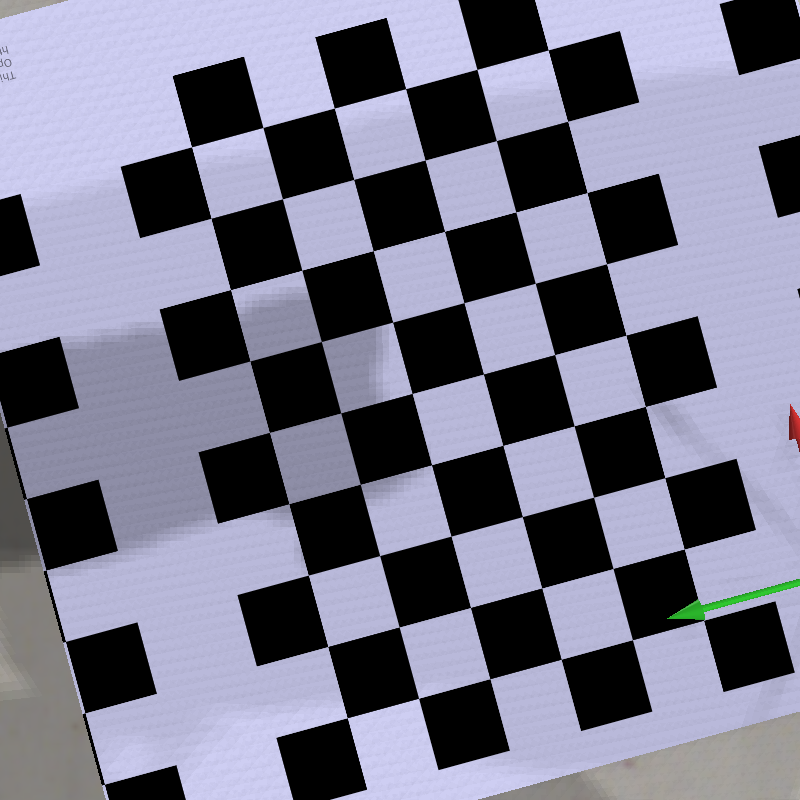
#> input picture demos/calibration/captures/calib_pattern0.png, 800 x 800 px; its folder holds only this picture in this run
$ python camera_calibration.py
#> lines starting #> are read from the running program, lines starting #| are printed output that depends on the picture; after the words box and inside, x2 and y2 are one past the last pixel; in counts of white or black regions, pixels touching at a corner belong together
#!/usr/bin/env python
# encoding: utf-8
"""
// Example program using OpenCV library
//      python >3.7 - OpenCV 4.5
// @file	e8.py
// @author Luis M. Jimenez
   Modified: Arturo Gil, January 2024
// @date 2022, 2023
//
// @brief Course: Computer Vision (1782)
// Dept. of Systems Engineering and Automation
// Automation, Robotics and Computer Vision Lab (ARVC)
// http://arvc.umh.es
// University Miguel Hernandez
//
// @note Description:
//	- This example captures images from a camera, shows them in a window and...
//  - Enables a handler for mouse events
//  - Saves window image on leftmouse+Shift click
//  - Saves window image on Space bar or F5 keystroke
//  - Calibrate camera
//  - Save calibration data to JSON
//
"""
# Import libraries
import cv2 as cv
import numpy as np
import os
import json

NO_DISTORTION = True
# Calibrate camera with stored image files (calibration pattern)
# Calibration pattern inner corners (cols Y-axis, rows X-axis)
patternSize = (9, 6)
# CAUTION: this is not the standard size. Please, bear in mind that the pattern may be resized when included in Coppelia
squareSize = 33.65       # square pattern side in mm

# 3D object points coordinates (x,y,z)
objp3D = np.zeros((patternSize[1], patternSize[0], 3), np.float32)
for x in range(patternSize[1]):
    for y in range(patternSize[0]):
        objp3D[x,y] = (x*squareSize, y*squareSize, 0)

objp3D = objp3D.reshape(-1, 3)   #  transform in a  row vector of (x,y,z) tuples

objpoints = []      # 3D point in real world space
imgpoints = []      # 2D points in image plane
num_patterns = 0    # number of detected patterns. We need at lest 3

# reading directory files
prefix = 'calib_pattern'
valid_extension = ('jpg', 'jpeg', 'png', 'tiff', 'tif', 'bmp', 'pgm')
directoryList = sorted(os.listdir("./captures"))
for file in directoryList:
    # Filter non image files
    if not file.startswith(prefix) or not file.endswith(valid_extension):
        continue

    print(f"Processing image file: {file}")
    image = cv.imread('./captures/' + file)
#> image is the input picture: shape (800, 800, 3); mean B, G, R 136.2, 117.4, 117.4
    gray_image = cv.cvtColor(image, cv.COLOR_BGR2GRAY)  # transforms to gray level
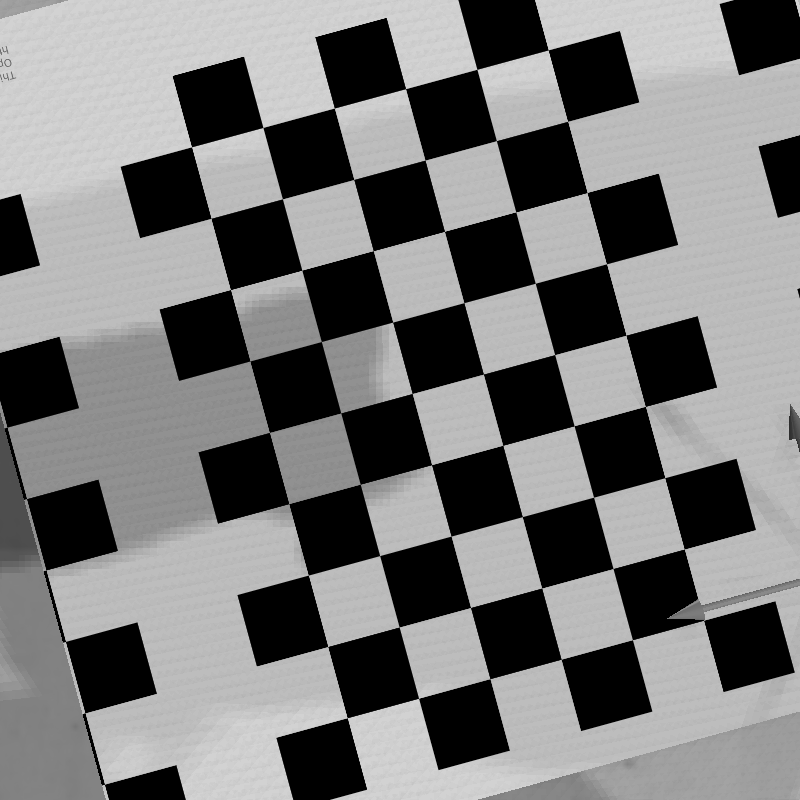
#> gray_image: shape (800, 800); min 0, max 210, mean 119.6

    # cv.imshow('tt', gray_image)
    # cv.waitKey(0)

    # Calibration pattern inner corners (cols Y-axis, rows X-axis)
    patternWasFound, corners = cv.findChessboardCorners(gray_image, patternSize)
#> patternWasFound = True; corners = 54 rows, first 8: [346.8, 717.5], [327.5, 646.5], [308.3, 575.6], [292, 504], [272, 429], [254, 363], [233, 286], [210.8, 217.4]

    if patternWasFound:
        num_patterns += 1
        # Iterative algorithm termination criteria
        termCriteria = (cv.TERM_CRITERIA_EPS + cv.TERM_CRITERIA_MAX_ITER, 30, 0.001)
        corners = cv.cornerSubPix(gray_image, corners, winSize=(11, 11), zeroZone=(-1, -1), criteria=termCriteria)
#> corners = 54 rows, first 8: [347.2, 717.8], [327.8, 646.4], [308.3, 575.1], [288.8, 503.8], [269.4, 432.4], [249.9, 361], [230.5, 289.6], [211, 218.3]

        # add points to image/3Dobjet lists
        objpoints.append(objp3D)
        imgpoints.append(corners)

        # Draw and display the corners
        cv.drawChessboardCorners(image, patternSize, corners, patternWasFound)
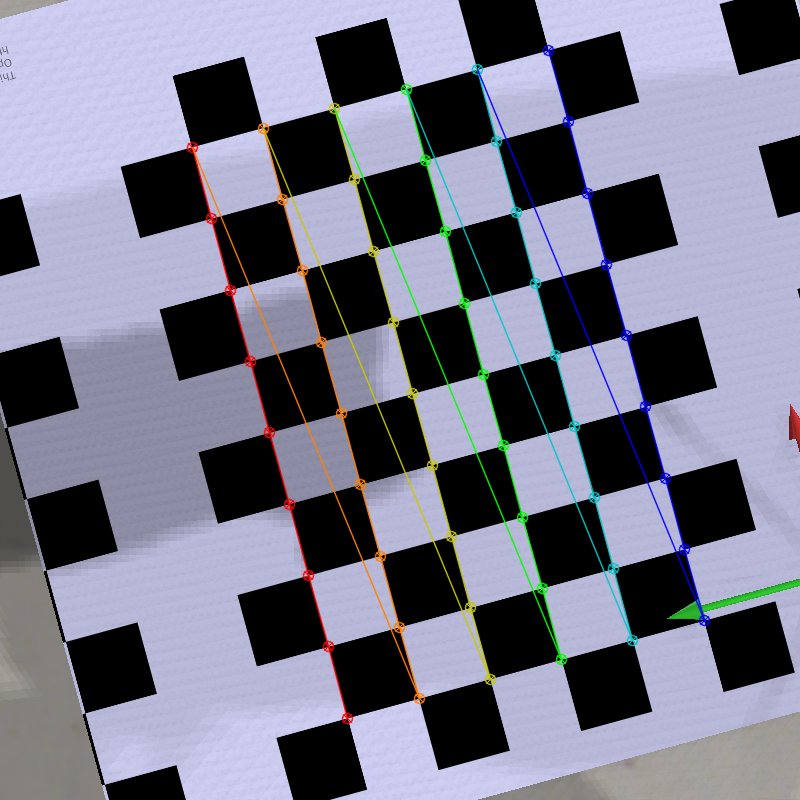
#> image: shape (800, 800, 3); 3.59% of pixels changed, all inside (x1, y1, x2, y2) = (186, 44, 711, 725)

        cv.imshow('WINDOW_CAMERA', image)     # Display the resulting frame
        key = cv.waitKey(1000)              # update image and wait 1 second
#> (key Esc is pressed here)

# end for file in  os.listdir("."):

if num_patterns >= 3:
    # imageSize:  (cols, rows)
    termCriteria = (cv.TERM_CRITERIA_EPS + cv.TERM_CRITERIA_MAX_ITER, 30, 0.001)
    cameraMatrix = np.array([])
    if NO_DISTORTION:
        distCoeffs = np.array([0.0, 0.0, 0.0, 0.0, 0.0])
        flags = cv.CALIB_FIX_K1+cv.CALIB_FIX_K2+ \
            cv.CALIB_FIX_K3 + cv.CALIB_FIX_K4 + \
            cv.CALIB_FIX_K5 + cv.CALIB_FIX_K6
        rms, cameraMatrix, distCoeffs, rvecs, tvecs = cv.calibrateCamera(objpoints, imgpoints,
                                                                     imageSize=gray_image.shape[::-1],
                                                                     cameraMatrix=None,
                                                                     distCoeffs=distCoeffs,
                                                                     flags= flags,
                                                                     criteria=termCriteria)
    else:
        rms, cameraMatrix, distCoeffs, rvecs, tvecs = cv.calibrateCamera(objpoints, imgpoints,
                                                                        imageSize=gray_image.shape[::-1],
                                                                        cameraMatrix=None,
                                                                        distCoeffs=None,
                                                                        flags=0,
                                                                        criteria=termCriteria)
    print(f"RMS reprojection error: {rms}")

    # store calibration data in a JSON file
    with open('camera_calib.json', 'w') as file:
        json.dump({'camera_matrix': cameraMatrix.tolist(),
                   'distortion_coefficients': distCoeffs.tolist()}, file)

    # Reading calibration data from file
    try:
        with open('camera_calib.json') as file:
            data = json.load(file)

        camera_matrix = np.array(data['camera_matrix'])
        distortion_coefficients = np.array(data['distortion_coefficients'])

        print('Camera matrix:', camera_matrix)
        print('distortion_coefficients:', distortion_coefficients)

    except:
        print("File not valid")

$ run again, on demos/calibration/captures/calib_pattern4.png
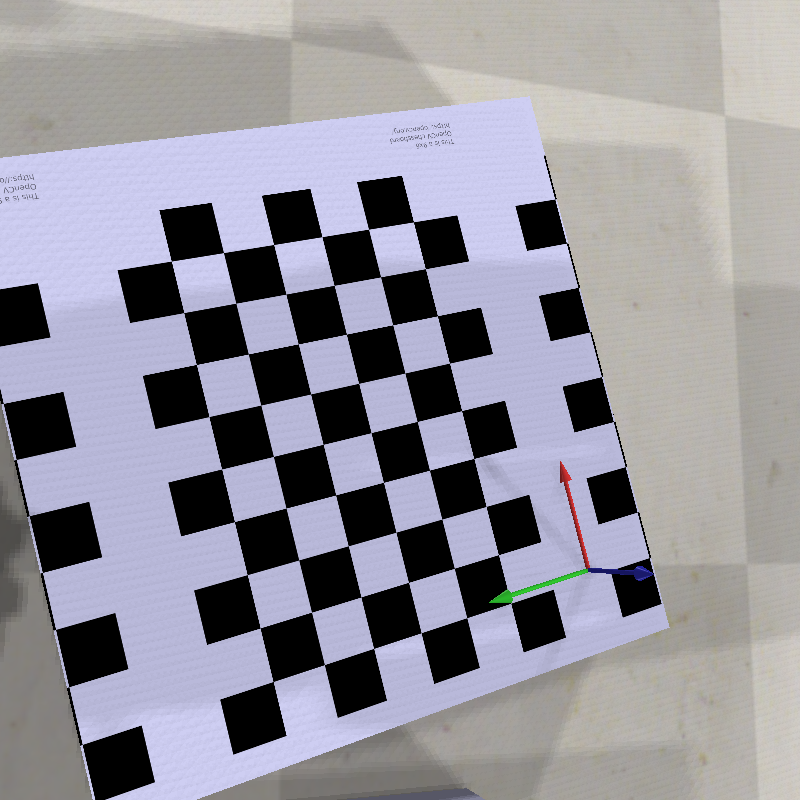
#> input picture demos/calibration/captures/calib_pattern4.png, 800 x 800 px
#> image is the input picture: shape (800, 800, 3); mean B, G, R 156.1, 146.3, 147.9
#> `gray_image = cv.cvtColor(image, cv.COLOR_BGR2GRAY)`:
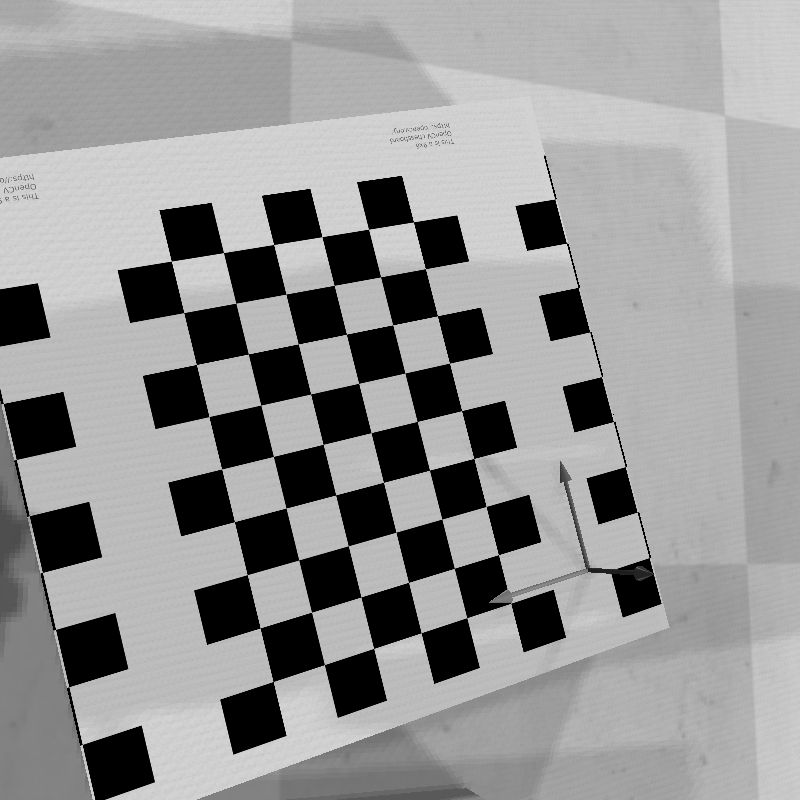
#> gray_image: shape (800, 800); min 0, max 211, mean 147.9
#> `patternWasFound, corners = cv.findChessboardCorners(gray_image, patter..`: patternWasFound = True; corners = 54 rows, first 8: [273, 681.6], [260.6, 627.8], [247, 574.5], [234.2, 522.3], [222.1, 469.5], [208.8, 417.5], [195.9, 364.3], [183.5, 312.9]
#> `corners = cv.cornerSubPix(gray_image, corners, winSize=(11, 11), zeroZ..`: corners = 54 rows, first 8: [273.1, 681.5], [260.1, 627.9], [247.2, 574.7], [234.4, 521.7], [221.6, 469], [208.9, 416.6], [196.4, 364.5], [183.8, 312.6]
#> `cv.drawChessboardCorners(image, patternSize, corners, patternWasFound)`:
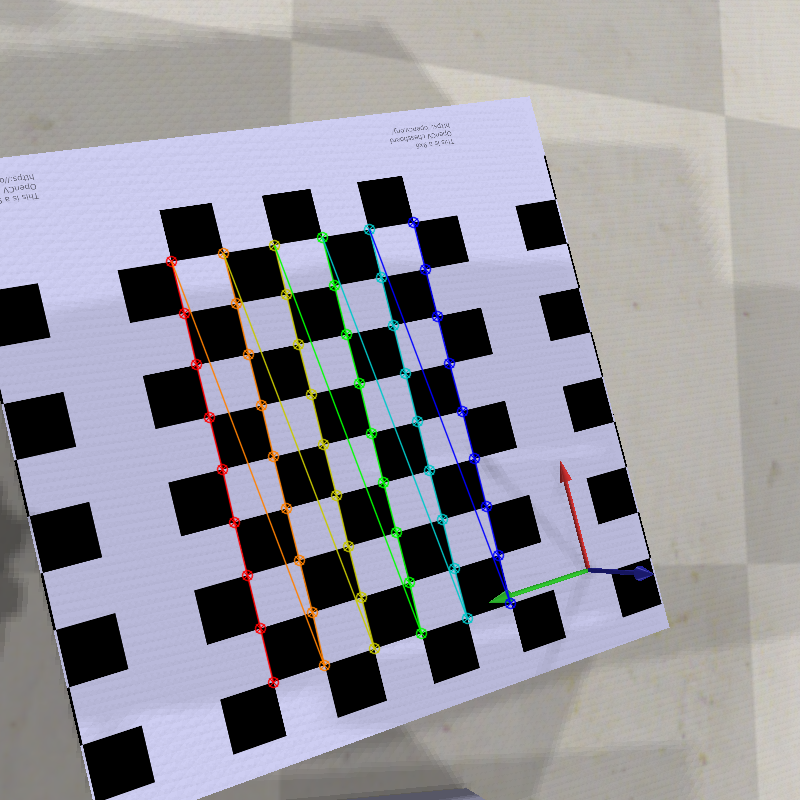
#> image: shape (800, 800, 3); 2.71% of pixels changed, all inside (x1, y1, x2, y2) = (165, 216, 517, 689)

$ run again, on demos/calibration/captures/calib_pattern5.png
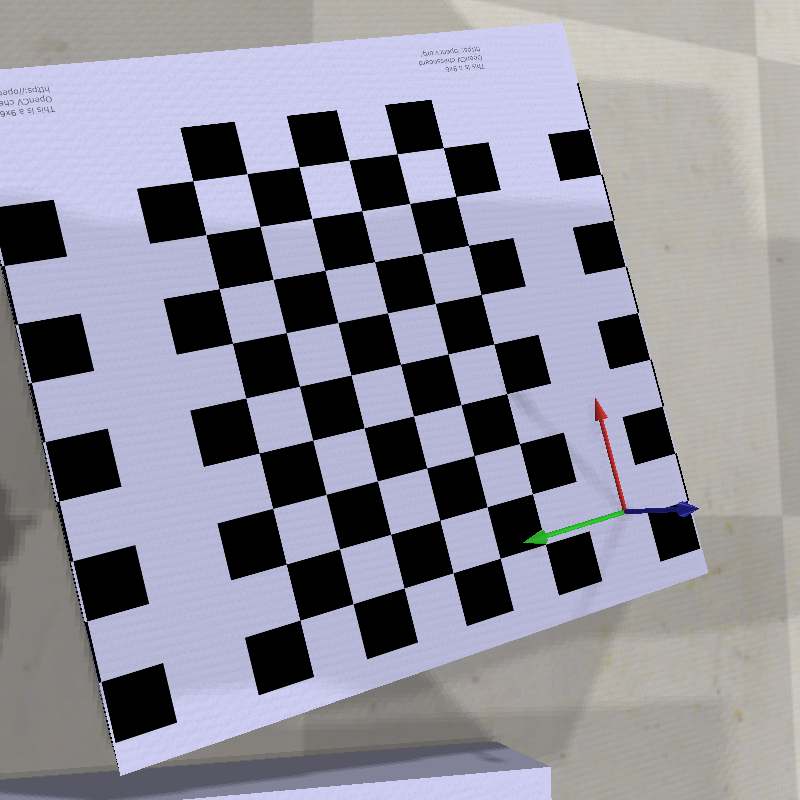
#> input picture demos/calibration/captures/calib_pattern5.png, 800 x 800 px
#> image is the input picture: shape (800, 800, 3); mean B, G, R 152.6, 140.3, 141.5
#> `gray_image = cv.cvtColor(image, cv.COLOR_BGR2GRAY)`:
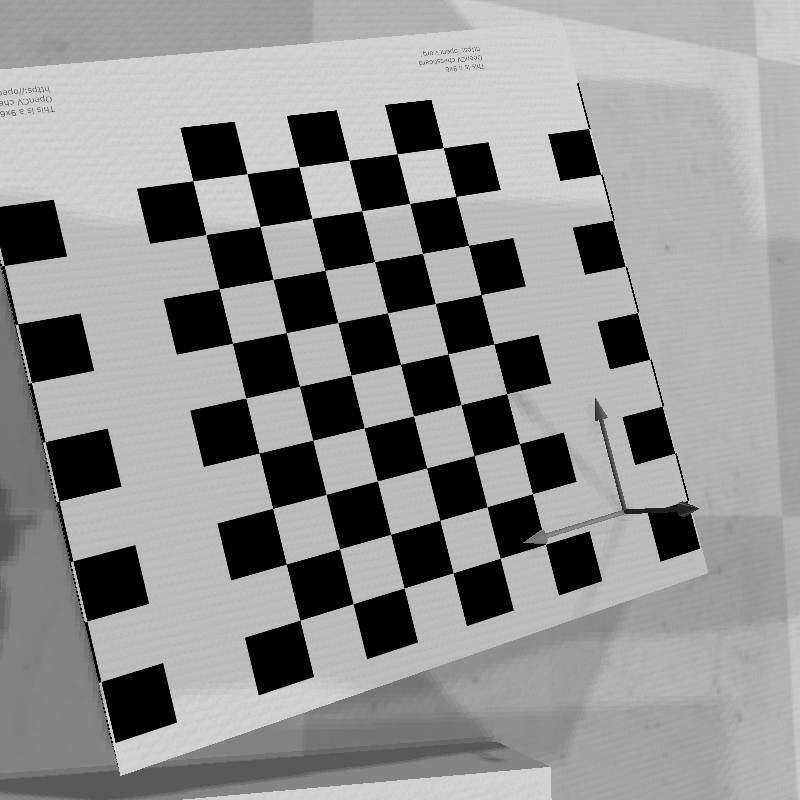
#> gray_image: shape (800, 800); min 0, max 210, mean 142.1
#> `patternWasFound, corners = cv.findChessboardCorners(gray_image, patter..`: patternWasFound = True; corners = 54 rows, first 8: [300.1, 620], [286.7, 563.7], [273.2, 508.8], [259.3, 453.3], [246.2, 398], [232.7, 342.7], [219, 288.3], [206.2, 234.6]
#> `corners = cv.cornerSubPix(gray_image, corners, winSize=(11, 11), zeroZ..`: corners = 54 rows, first 8: [299.9, 620.2], [286.2, 564.1], [272.7, 508.4], [259.2, 453], [245.8, 397.9], [232.4, 343.2], [219.2, 288.8], [206, 234.6]
#> `cv.drawChessboardCorners(image, patternSize, corners, patternWasFound)`:
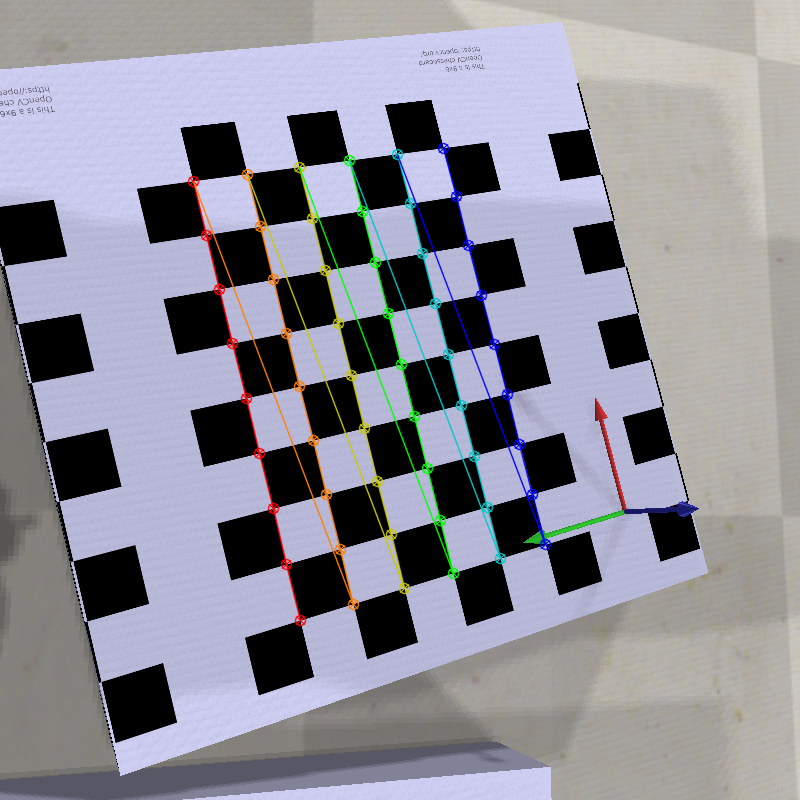
#> image: shape (800, 800, 3); 2.8% of pixels changed, all inside (x1, y1, x2, y2) = (187, 142, 552, 627)

$ run again, on demos/calibration/captures/calib_pattern1.png
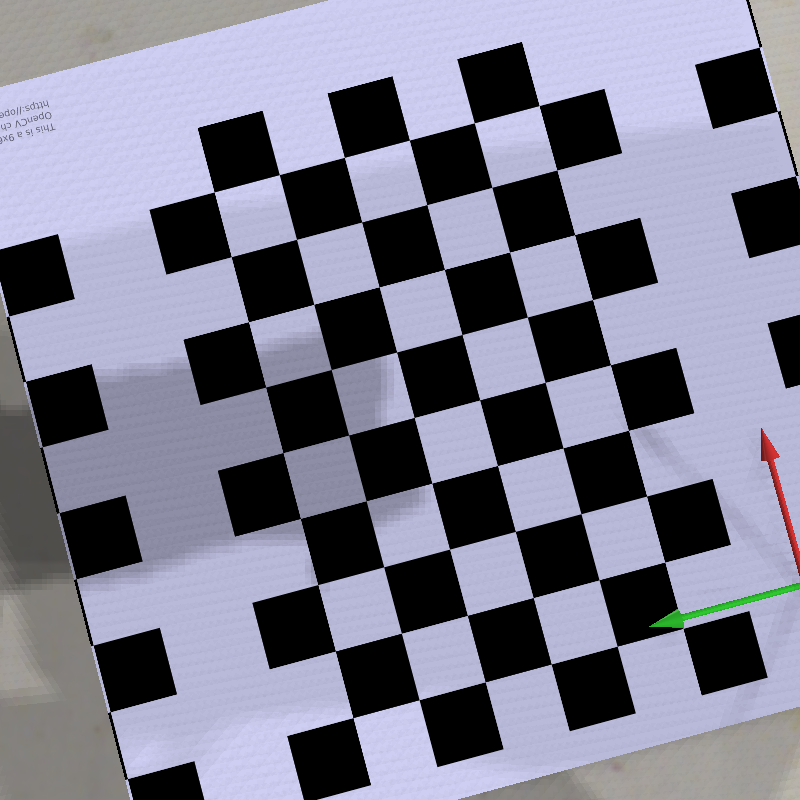
#> input picture demos/calibration/captures/calib_pattern1.png, 800 x 800 px
#> image is the input picture: shape (800, 800, 3); mean B, G, R 142, 123.6, 123.9
#> `gray_image = cv.cvtColor(image, cv.COLOR_BGR2GRAY)`:
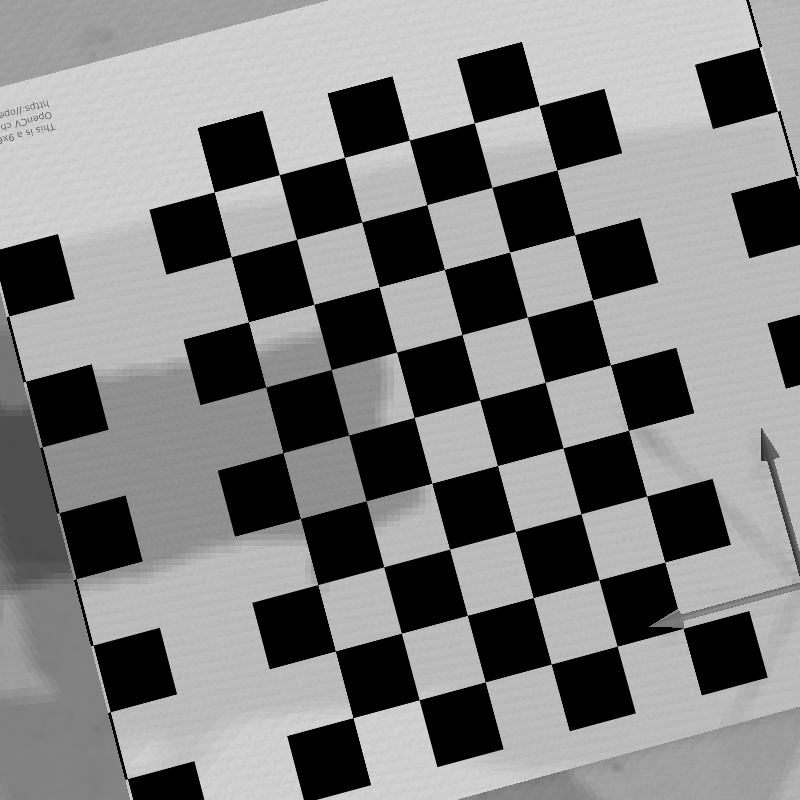
#> gray_image: shape (800, 800); min 0, max 210, mean 125.8
#> patternWasFound = False; corners = None
